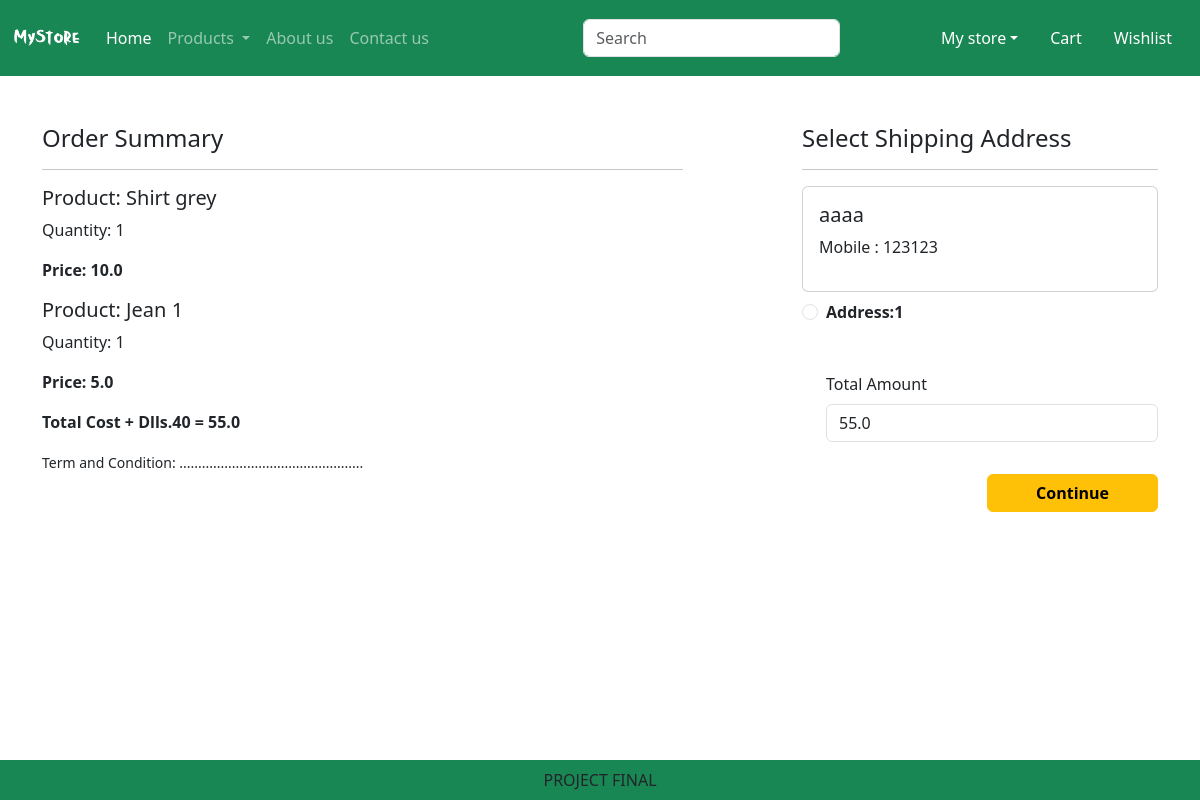
Before: /checkout/ (signed in) with the older database file.
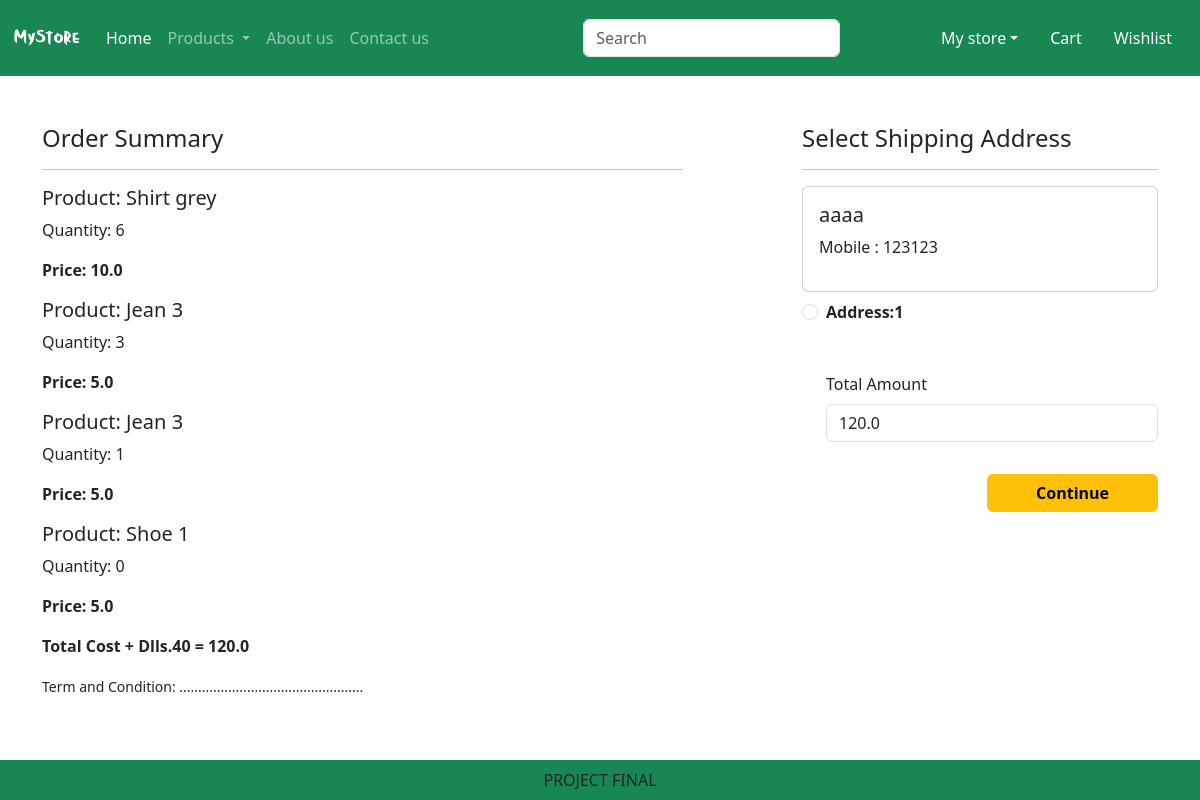
After: the same page with the newer database file.
### app/models.py (models this page shows, shortened)
class Cart(models.Model):
    user = models.ForeignKey(User,on_delete=models.CASCADE)
    product = models.ForeignKey(Product, on_delete=models.CASCADE)
    quantity = models.PositiveIntegerField(default=1)

class Product(models.Model):
    title = models.CharField(max_length=100)
    selling_price = models.FloatField()
    discounted_price = models.FloatField()
    description = models.TextField()
    composition = models.TextField(default='')
    podapp = models.TextField(default='')
    category = models.CharField(choices=CATEGORY_CHOICES, max_length=2)
    product_image = models.ImageField(upload_to='product', blank=True, null=True)

class Customer(models.Model):
    user=models.ForeignKey(User, on_delete=models.CASCADE)
    name=models.CharField(max_length=200)
    locality=models.CharField(max_length=200)
    city=models.CharField(max_length=50)
    mobile=models.IntegerField(default=0)
    zipcode=models.IntegerField()
    state=models.CharField(choices=STATE_CHOICES, max_length=100)

### app/views.py (the view)
# urls.py: path('checkout/', views.checkout.as_view(), name='checkout'),
class checkout(View):
    def get(self,request):
        user=request.user
        add=Customer.objects.filter(user=user)
        cart_items=Cart.objects.filter(user=user)
        famount=0
        for p in cart_items:
            value = p.quantity * p.product.discounted_price
            famount = famount + value
        totalamount = famount + 40
        return render(request,'app/checkout.html',locals())

### app/templates/app/checkout.html (shortened to what this page needs)
{% extends 'app/base.html' %}
{% load static %}
{% block main-content %}
    <div class="container">
    <div class ="row mt-5">
        <div class="col sm-6">
            <h4>Order Summary</h4>
            <hr>
            {% for item in cart_items %}
                <div class="cad mb-2">
                    <div class="card-body">
                        <h5>Product: {{item.product.title}}</h5>
                        <p>Quantity: {{item.quantity}}</p>
                        <p class="fw-bold">Price: {{item.product.discounted_price}}</p>
                    </div>
                </div>
            {% endfor %}
            <p class="fw-bold">Total Cost + Dlls.40 = {{totalamount}}</p>
            <small>Term and Condition: .................................................</small>
        </div>
        <div class="col-sm-4 offset-sm-1">
            <h4>Select Shipping Address</h4>
            <hr>
            <form method="post" id="myform">
                {% for ad in add %}
                <div class="card">
                    <div class="card-body">
                    <h5>{{ad.name}}</h5>
                    <p>Mobile : {{ad.mobile}}</p>
                    </div>
                </div>
                <div class="form-check mt-2 mb-5">
                    <input class="form-check-input" type="radio" name="custid" id="custadd{{forloop.counter}}"value="{{ad.id}}">
                    <label class="form-check-label fw-bold" for="custadd{{forloop.counter}}">
                        Address:{{forloop.counter}}</label>
                </div>
                {% endfor %}
                <div class="form-check mb-3">
                    <label for="totamount" class="form-label">Total Amount</label>
                    <input type="number" class="form-control" name="totamount" value="{{totalamount}}"readonly>
                </div>
                <div class="text-end">
                    <button type="submit" class="btn btn-warning mt-3 px-5 fw-bold">Continue</button>
                </div>
            </form>
        </div>
    </div>
</div>
{% endblock main-content %}

Changed rows visible on the page:
removed Cart: product "Jean 1", quantity "1", product.discounted_price "5.0"
changed Cart "Shirt grey": quantity "1" → "6"
added Cart: product "Jean 3", quantity "3", product.discounted_price "5.0"
added Cart: product "Jean 3", quantity "1", product.discounted_price "5.0"
added Cart: product "Shoe 1", quantity "0", product.discounted_price "5.0"
Other visible differences:
{{ totalamount }}: "55.0" → "120.0"
form field totamount: "55.0" → "120.0"
